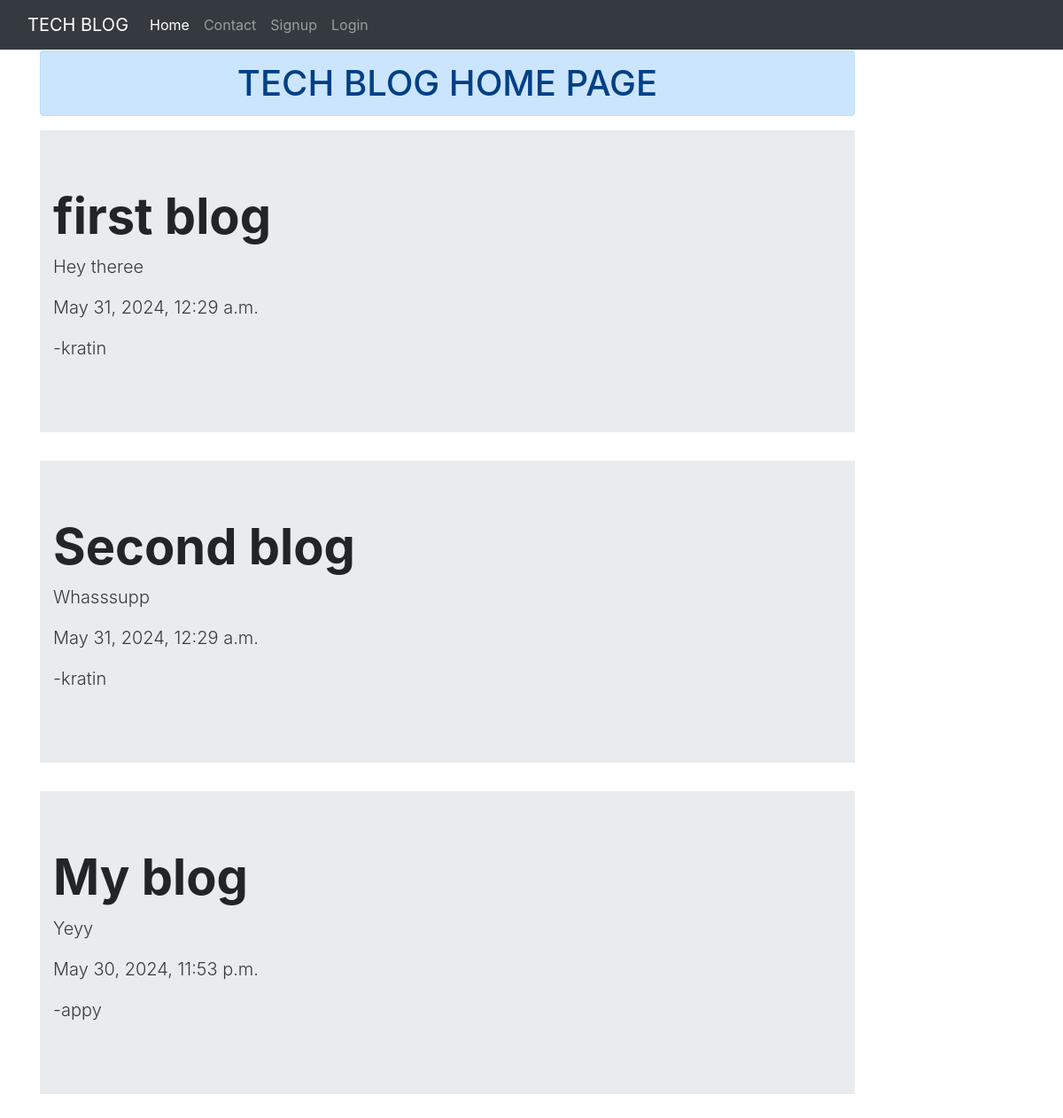
The page / on the database its author committed.
### blog/models.py (models this page shows)
class Blog(models.Model):
    author=models.ForeignKey(User, on_delete=models.CASCADE)
    title = models.CharField(max_length=200)
    cont = models.TextField()
    updated_at = models.DateTimeField(auto_now=True)

### blog/views.py (the view)
# urls.py: 2. Add a URL to urlpatterns:  path('', views.home, name='home')
def home(request):
    blogs = Blog.objects.all()
    return render(request,'blog/home.html',{'blogs':blogs})

### blog/templates/blog/home.html (shortened to what this page needs)
{% extends 'blog/base.html' %}
{% load static %}
{% block content %}
<div class="col-sm-10">
    <h1 class="text-center alert alert-primary">TECH BLOG HOME PAGE</h1>
    {% for blog in blogs %}
    <div class= "jumbotron jumbotron-fluid jumbo-color">
        <div class="container">
            <h3 class="display-4 font-weight-bold">{{ blog.title }}</h3>
            <p class="lead text-dark">{{ blog.cont }}</p>
            <p class="display-5 lead text-dark">{{ blog.updated_at }}</p>
            <p class="display-5 lead text-dark">-{{ blog.author.username }}</p>
        </div>
    </div>
    {% endfor %}
</div>
{% endblock content %}

### blog/templates/blog/base.html (shortened to what this page needs)
<!DOCTYPE html>
{% load static %}
<html>
    <head>
        <link rel="stylesheet" href="{% static 'blog/css/bootstrap.css' %}">
        <link rel="stylesheet" href="{% static 'blog/css/style.css' %}">
    </head>
    <body>
        <div class="container-fluid bg-dark">
            {% include "blog/navbar.html" %}
        </div>
        <div class="container">
            <div class="row">
                <div class="col-sm-12">
                </div>
            </div>
            <div class="row">
                {% block content %}{% endblock content %}
            </div>
        </div>
    </body>
</html>

### blog/templates/blog/navbar.html (shortened to what this page needs)
<nav class="navbar navbar-expand-lg navbar-dark bg-dark">
    <a class="navbar-brand" href="/">TECH BLOG</a>
    <div class="collapse navbar-collapse" id="navbarNavAltMarkup">
      <div class="navbar-nav">
        <a class="nav-item nav-link active" href="/">Home <span class="sr-only">(current)</span></a>
        <a class="nav-item nav-link" href="{% url 'contact' %}">Contact</a>
        {% if request.user.is_authenticated %}
        <a class="nav-item nav-link" href="{% url 'profile' %}">Profile</a>
        <a class="nav-item nav-link" href="{% url 'dashboard' %}">Dashboard</a>
        <a class="nav-item nav-link" href="{% url 'logout' %}">Logout</a>
        {% else %}
        <a class="nav-item nav-link" href="{% url 'signup' %}">Signup</a>
        <a class="nav-item nav-link" href="{% url 'login' %}">Login</a>
        {% endif %}
      </div>
    </div>
  </nav>

### rows shown on the page
Blog: title "first blog", cont "Hey theree", updated_at "May 31, 2024, 12:29 a.m.", author.username "kratin"
Blog: title "Second blog", cont "Whasssupp", updated_at "May 31, 2024, 12:29 a.m.", author.username "kratin"
Blog: title "My blog", cont "Yeyy", updated_at "May 30, 2024, 11:53 p.m.", author.username "appy"
